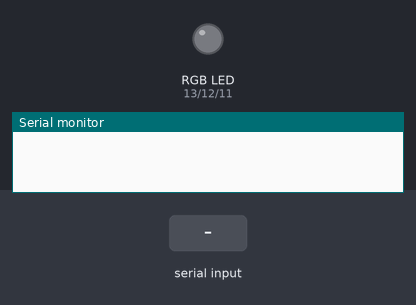
Simulated run of this sketch. Board: Arduino Uno, built with avr-gcc and run on an emulated ATmega328P. On the bench: an RGB LED mixed from three pins (HIGH = lit), the last lines printed to the serial monitor. The test bench sets the inputs (shaded band).

Above: at 1.2 s.
1.3 s: "1" received over the second serial link
At 2.5 s:
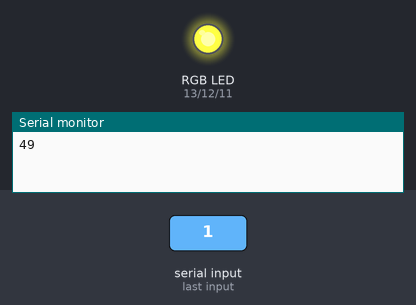
2.8 s: "0" received over the second serial link
At 3.9 s:
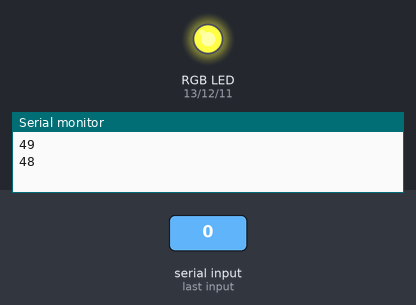
Timing chart, 0 to 5.8 s (numbered marks = the images above; inputs shaded):
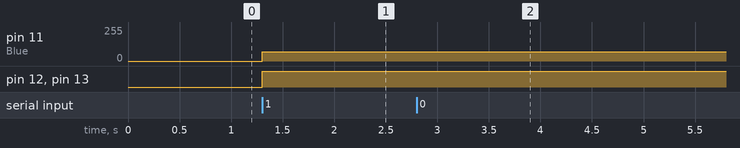

The sketch:

OrientationSensor_RGB_LED.ino
```cpp
#include <SoftwareSerial.h>
#define BTtx 2
#define BTrx 3
int Red = 13;
int Green = 12;
int Blue = 11;

SoftwareSerial BT(BTtx , BTrx);

int B_value;
int Blue_V;

void setup() {
  pinMode(Red , OUTPUT);
  pinMode(Green , OUTPUT);
  pinMode(Blue , OUTPUT);
  BT.begin(9600);
  Serial.begin(9600);
}

void loop() {
  if(BT.available()>0){
    B_value = BT.read();
    Serial.println(B_value);
    Blue_V = map(B_value , 0 , 180 , 0 , 255);
  }
  if(B_value != 0){ // 0이라는 쓰레기값이 계속전달되서 예외처리함.
    RGB(255,255,Blue_V);
  }
}

void RGB(int Red_V, int Green_V, int Blue_V){
  analogWrite(Red , Red_V);
  analogWrite(Green , Green_V);
  analogWrite(Blue , Blue_V);
}
```

Measured:
- after the input at 1.3 s, pin 11 (Blue): 0/255 → 69/255 at once; pin 12 (Green), pin 13 (Red): LOW → HIGH at once
- after the input at 2.8 s, pin 11 (Blue): 69/255 → 68/255 at once
